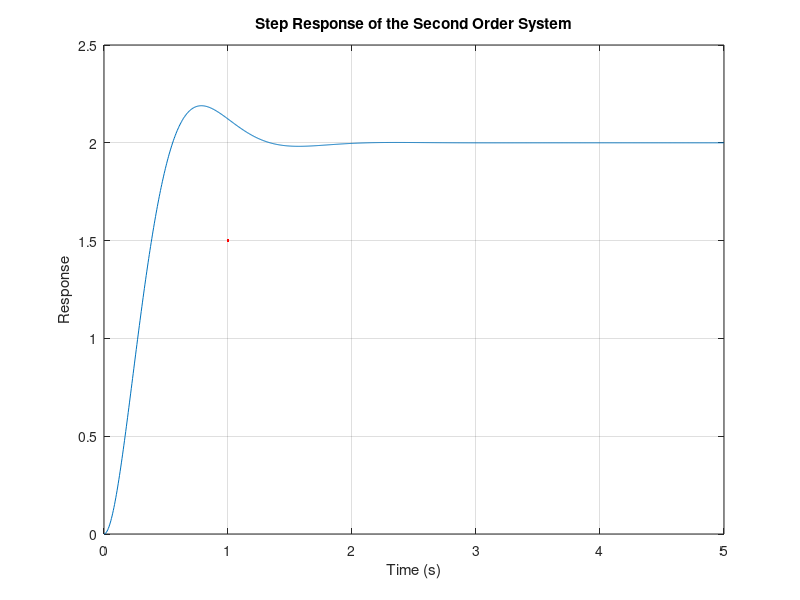
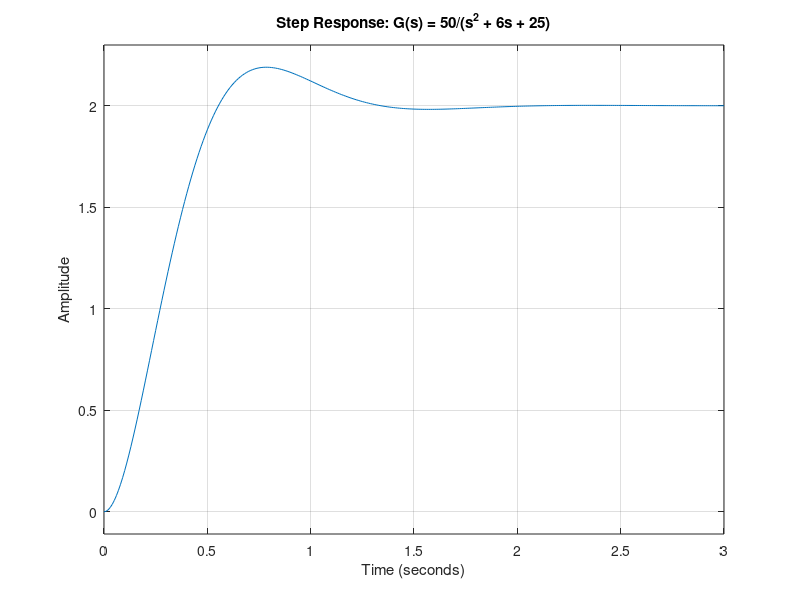

Source code (MATLAB) for these figures, in order: (Note: this script raises an error after producing the figures.)
% Given transfer function parameters
omega_n = sqrt(50);  % Natural frequency (omega_n)
zeta = 6 / (2 * omega_n);  % Damping ratio (zeta)
sigma = zeta * omega_n;  % Damping factor (sigma)
omega_d = omega_n * sqrt(1 - zeta^2);  % Damped frequency (omega_d)

% Transfer function: G(s) = 50 / (s^2 + 6s + 25)
numerator = 50;
denominator = [1 6 25];  % s^2 + 6s + 25
sys = tf(numerator, denominator);

% Time vector for simulation (0 to 5 seconds)
t = linspace(0, 5, 1000);

% Step response (y(t))
[y, t] = step(sys, t);

% Plot the step response
figure;
plot(t, y, LineWidth=1.5, Color='r');
title('Step Response of the Second Order System');
xlabel('Time (s)');
ylabel('Response');
grid on;

% Calculating Settling Time (t_s), Peak Time (t_p), and Maximum Overshoot (M_p)

% Settling time (t_s) approximation (4 / sigma)
t_s = 4 / sigma;

% Peak time (t_p) approximation (pi / (omega_n * sqrt(1 - zeta^2)))
t_p = pi / (omega_n * sqrt(1 - zeta^2));

% Maximum overshoot (M_p) approximation
M_p = exp((-zeta * pi) / sqrt(1 - zeta^2)) * 100;

%%
% Define the transfer function
num = 50;
den = [1 6 25];
sys = tf(num, den);

% Calculate system parameters
[wn, zeta] = damp(sys);  % Natural frequency and damping ratio
% Since this is a second-order system with identical poles, both values are the same
% We need to use just the first element from these arrays
wn = wn(1);  % Get first element of natural frequency array
zeta = zeta(1);  % Get first element of damping ratio array

% Calculate time-domain specifications
ts = 4/(zeta*wn);        % 2% Settling time
tp = pi/(wn*sqrt(1-zeta^2));  % Peak time
Mp = exp(-pi*zeta/sqrt(1-zeta^2))*100;  % Maximum overshoot percentage

% Display the calculated values
fprintf('Natural Frequency (wn): %.4f rad/s\n', wn);
fprintf('Damping Ratio (zeta): %.4f\n', zeta);
fprintf('Settling Time (ts): %.4f seconds\n', ts);
fprintf('Peak Time (tp): %.4f seconds\n', tp);
fprintf('Maximum Overshoot (Mp): %.4f%%\n', Mp);

% Create step response plot
figure;
t = 0:0.01:3;  % Time vector from 0 to 3 seconds
step(sys, t);
grid on;

% Add annotations to the plot
title('Step Response: G(s) = 50/(s^2 + 6s + 25)');
xlabel('Time (seconds)');
ylabel('Amplitude');

% Add vertical lines for peak time and settling time
hold on;
stepinfo_data = stepinfo(sys);
actual_peak_time = stepinfo_data.PeakTime;
actual_settling_time = stepinfo_data.SettlingTime;

% Calculate step response data for annotations
[y, t] = step(sys, t);
final_value = y(end);
peak_value = max(y);

% Add vertical lines for peak time and settling time
line([actual_peak_time actual_peak_time], [0 peak_value], 'Color', 'r', 'LineStyle', '--', 'LineWidth', 1.5);
line([actual_settling_time actual_settling_time], [0 final_value], 'Color', 'g', 'LineStyle', '--', 'LineWidth', 1.5);

% Add horizontal line for final value and max overshoot
line([0 t(end)], [final_value final_value], 'Color', 'k', 'LineStyle', ':', 'LineWidth', 1);
line([0 t(end)], [peak_value peak_value], 'Color', 'b', 'LineStyle', ':', 'LineWidth', 1);

% Add legend
legend('Step Response', 'Peak Time', 'Settling Time', 'Final Value', 'Maximum Overshoot');

% Add text annotations
text(actual_peak_time, peak_value*1.05, ['Peak Time = ' num2str(actual_peak_time, '%.3f') ' s']);
text(actual_settling_time, final_value*0.9, ['Settling Time = ' num2str(actual_settling_time, '%.3f') ' s']);
text(t(end)*0.7, peak_value*1.02, ['Max Overshoot = ' num2str((peak_value/final_value - 1)*100, '%.2f') '%']);
text(t(end)*0.7, final_value*0.95, ['Final Value = ' num2str(final_value, '%.2f')]);

% Optional: Create a second figure with more detailed information
figure;
step(sys, t);
grid on;
title('Step Response of the System');
xlabel('Time');
ylabel('Amplitude');

